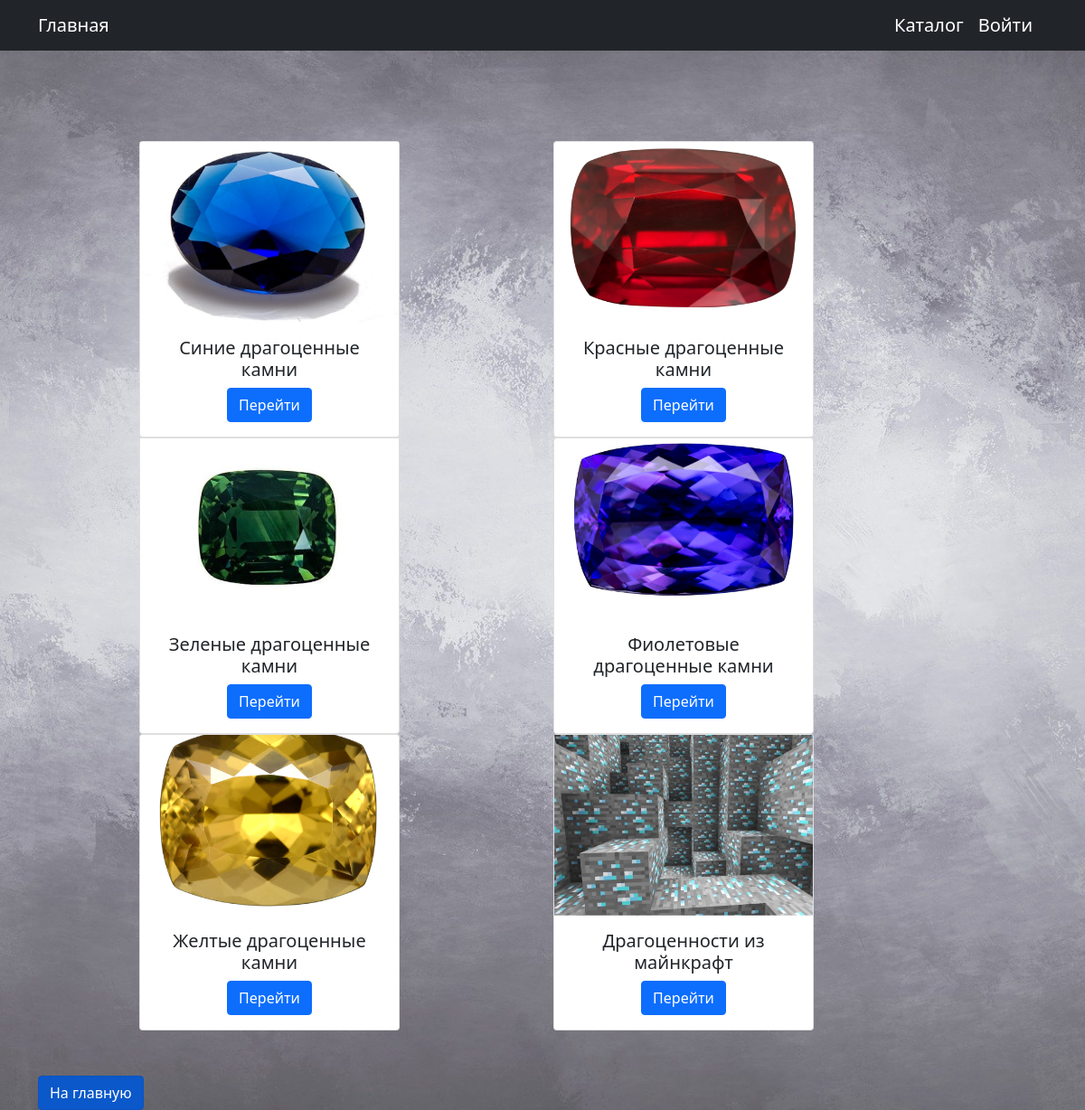
Page /categories/ on the committed database.
### products/models.py (models this page shows, shortened)
class Category(models.Model):
    name = models.CharField(max_length=200, unique=True)
    descrition = models.TextField(null=True, blank=True)
    image = models.ImageField(upload_to='category_images', null=True, blank=True)

### products/views.py (the view)
# urls.py: path('', CategoriesListView.as_view(), name='categories'),
class CategoriesListView(ListView):
    model = Category
    template_name = 'products/categories.html'
    context_object_name = 'categories'
    paginate_by = 6

### products/templates/products/categories.html (shortened to what this page needs)
{% extends 'layout/base.html' %}
{% load static %}
{% block css %}
<link rel="stylesheet" href="{% static 'css/categories.css' %}">
<link rel="stylesheet" href="{% static 'css/main1.css' %}">
{% endblock %}
{% block content %}
<div class="container">
    <div class="row">
        {% for category in categories %}
        <div class="col-sm">
            <div class="card" style="width: 18rem;">
                <div class="image">
                    <img src="{{ category.image.url }}">
                </div>
                <div class="card-body">
                    <h5 class="card-title">{{ category.name }}</h5>
                    <a href="{% url 'products' category.id %}" class="btn btn-primary">Перейти</a>
                </div>
            </div>
        </div>
        {% endfor %}
    </div>
<a href="{% url 'index' %}" class="btn btn-primary active" aria-current="page">На главную</a>
</div>
{% endblock %}

### products/templates/layout/base.html (shortened to what this page needs)
<!DOCTYPE html>
{% load static %}
<html lang="en">
<head>
    <link rel="stylesheet" href="https://stackpath.bootstrapcdn.com/bootstrap/5.0.0-alpha1/css/bootstrap.min.css"
>
    {% block css%}{% endblock %}
</head>
<body>
<nav class="navbar navbar-expand-lg navbar-dark bg-dark">
    <div class="container">
        <a class="navbar-brand" href="{% url 'index' %}">Главная</a>
        <div class="d-flex">
            <a class="navbar-brand" href="{% url 'categories' %}">Каталог</a>
            {% if user.is_authenticated %}
            <div class="dropdown" id="navbarNavDarkDropdown">
                <ul class="navbar-nav">
                    <li class="nav-item dropdown">
                        <a class="nav-link dropdown-toggle" href="#" id="navbarDarkDropdownMenuLink" role="button"
                           data-toggle="dropdown" aria-expanded="false">
                            <img src="{% static 'img/icon.PNG' %}" width="30" height="30"
                                 class="d-inline-block align-top" alt="" loading="lazy">
                        </a>
                        <ul class="dropdown-menu dropdown-menu-dark" aria-labelledby="navbarDarkDropdownMenuLink">
                            <li><a class="dropdown-item" href="{% url 'profile' user.id %}">Личный кабинет</a></li>
                            <li><a class="dropdown-item" href="#">Мои заказы</a></li>
                            {% if user.is_superuser %}
                            <li><a class="dropdown-item" href="{% url 'admin:index' %}">Админка</a></li>
                            {% endif %}
                            <li><a class="dropdown-item" href="{% url 'logout' %}">Выйти</a></li>
                        </ul>
                    </li>
                </ul>
            </div>
            {% else %}
            <a class="navbar-brand" href="{% url 'auth' %}">Войти</a>
            {% endif %}
        </div>
    </div>
</nav>
{% block content %} {% endblock %}
</body>
</html>

### static/css/categories.css (style rules this page uses)
nav { margin-bottom: 100px; }
body { background-image: url("../img/bg.jpg") no-repeat center fixed; -webkit-background-size: cover; -moz-background-size: cover; background-size: cover; -o-background-size: cover; }
.row { margin: 100px; margin-bottom: 50px; }
.card { text-align: center; }
.image { height: 200px; }
.image img { width: 100%; height: 100%; object-fit: cover; }

### static/css/main1.css (style rules this page uses)
body { background: url("../img/bg.jpg") no-repeat center fixed; -webkit-background-size: cover; -moz-background-size: cover; background-size: cover; -o-background-size: cover; }

### rows in the picture
Category: image (picture), name "Синие драгоценные камни"
Category: image (picture), name "Красные драгоценные камни"
Category: image (picture), name "Зеленые драгоценные камни"
Category: image (picture), name "Фиолетовые драгоценные камни"
Category: image (picture), name "Желтые драгоценные камни"
Category: image (picture), name "Драгоценности из майнкрафт"
